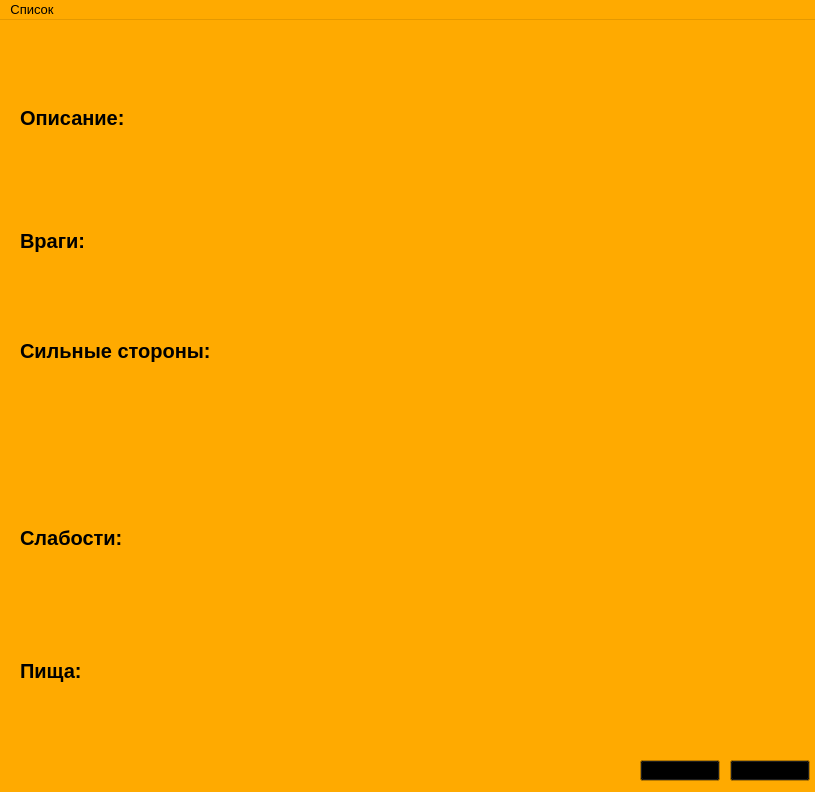
<?xml version="1.0" encoding="UTF-8"?>
<ui version="4.0">
 <class>MainWindow</class>
 <widget class="QMainWindow" name="MainWindow">
  <property name="geometry">
   <rect>
    <x>0</x>
    <y>0</y>
    <width>815</width>
    <height>792</height>
   </rect>
  </property>
  <property name="palette">
   <palette>
    <active>
     <colorrole role="WindowText">
      <brush brushstyle="SolidPattern">
       <color alpha="255">
        <red>0</red>
        <green>0</green>
        <blue>0</blue>
       </color>
      </brush>
     </colorrole>
     <colorrole role="Button">
      <brush brushstyle="SolidPattern">
       <color alpha="255">
        <red>0</red>
        <green>0</green>
        <blue>0</blue>
       </color>
      </brush>
     </colorrole>
     <colorrole role="Text">
      <brush brushstyle="SolidPattern">
       <color alpha="255">
        <red>0</red>
        <green>0</green>
        <blue>0</blue>
       </color>
      </brush>
     </colorrole>
     <colorrole role="ButtonText">
      <brush brushstyle="SolidPattern">
       <color alpha="255">
        <red>0</red>
        <green>0</green>
        <blue>0</blue>
       </color>
      </brush>
     </colorrole>
     <colorrole role="Base">
      <brush brushstyle="SolidPattern">
       <color alpha="255">
        <red>46</red>
        <green>47</green>
        <blue>48</blue>
       </color>
      </brush>
     </colorrole>
     <colorrole role="Window">
      <brush brushstyle="SolidPattern">
       <color alpha="255">
        <red>255</red>
        <green>170</green>
        <blue>0</blue>
       </color>
      </brush>
     </colorrole>
     <colorrole role="Highlight">
      <brush brushstyle="SolidPattern">
       <color alpha="255">
        <red>61</red>
        <green>61</green>
        <blue>61</blue>
       </color>
      </brush>
     </colorrole>
     <colorrole role="PlaceholderText">
      <brush brushstyle="SolidPattern">
       <color alpha="128">
        <red>0</red>
        <green>0</green>
        <blue>0</blue>
       </color>
      </brush>
     </colorrole>
    </active>
    <inactive>
     <colorrole role="WindowText">
      <brush brushstyle="SolidPattern">
       <color alpha="255">
        <red>0</red>
        <green>0</green>
        <blue>0</blue>
       </color>
      </brush>
     </colorrole>
     <colorrole role="Button">
      <brush brushstyle="SolidPattern">
       <color alpha="255">
        <red>0</red>
        <green>0</green>
        <blue>0</blue>
       </color>
      </brush>
     </colorrole>
     <colorrole role="Text">
      <brush brushstyle="SolidPattern">
       <color alpha="255">
        <red>0</red>
        <green>0</green>
        <blue>0</blue>
       </color>
      </brush>
     </colorrole>
     <colorrole role="ButtonText">
      <brush brushstyle="SolidPattern">
       <color alpha="255">
        <red>0</red>
        <green>0</green>
        <blue>0</blue>
       </color>
      </brush>
     </colorrole>
     <colorrole role="Base">
      <brush brushstyle="SolidPattern">
       <color alpha="255">
        <red>46</red>
        <green>47</green>
        <blue>48</blue>
       </color>
      </brush>
     </colorrole>
     <colorrole role="Window">
      <brush brushstyle="SolidPattern">
       <color alpha="255">
        <red>255</red>
        <green>170</green>
        <blue>0</blue>
       </color>
      </brush>
     </colorrole>
     <colorrole role="Highlight">
      <brush brushstyle="SolidPattern">
       <color alpha="255">
        <red>61</red>
        <green>61</green>
        <blue>61</blue>
       </color>
      </brush>
     </colorrole>
     <colorrole role="PlaceholderText">
      <brush brushstyle="SolidPattern">
       <color alpha="128">
        <red>0</red>
        <green>0</green>
        <blue>0</blue>
       </color>
      </brush>
     </colorrole>
    </inactive>
    <disabled>
     <colorrole role="WindowText">
      <brush brushstyle="SolidPattern">
       <color alpha="96">
        <red>164</red>
        <green>166</green>
        <blue>168</blue>
       </color>
      </brush>
     </colorrole>
     <colorrole role="Button">
      <brush brushstyle="SolidPattern">
       <color alpha="255">
        <red>0</red>
        <green>0</green>
        <blue>0</blue>
       </color>
      </brush>
     </colorrole>
     <colorrole role="Text">
      <brush brushstyle="SolidPattern">
       <color alpha="127">
        <red>255</red>
        <green>255</green>
        <blue>255</blue>
       </color>
      </brush>
     </colorrole>
     <colorrole role="ButtonText">
      <brush brushstyle="SolidPattern">
       <color alpha="127">
        <red>255</red>
        <green>255</green>
        <blue>255</blue>
       </color>
      </brush>
     </colorrole>
     <colorrole role="Base">
      <brush brushstyle="SolidPattern">
       <color alpha="255">
        <red>255</red>
        <green>170</green>
        <blue>0</blue>
       </color>
      </brush>
     </colorrole>
     <colorrole role="Window">
      <brush brushstyle="SolidPattern">
       <color alpha="255">
        <red>255</red>
        <green>170</green>
        <blue>0</blue>
       </color>
      </brush>
     </colorrole>
     <colorrole role="Highlight">
      <brush brushstyle="SolidPattern">
       <color alpha="255">
        <red>53</red>
        <green>53</green>
        <blue>53</blue>
       </color>
      </brush>
     </colorrole>
     <colorrole role="PlaceholderText">
      <brush brushstyle="SolidPattern">
       <color alpha="128">
        <red>231</red>
        <green>231</green>
        <blue>231</blue>
       </color>
      </brush>
     </colorrole>
    </disabled>
   </palette>
  </property>
  <property name="font">
   <font>
    <family>MS Shell Dlg 2</family>
    <pointsize>10</pointsize>
   </font>
  </property>
  <property name="windowTitle">
   <string>Славянский фольклор</string>
  </property>
  <widget class="QWidget" name="centralwidget">
   <widget class="QLabel" name="name">
    <property name="geometry">
     <rect>
      <x>250</x>
      <y>20</y>
      <width>261</width>
      <height>51</height>
     </rect>
    </property>
    <property name="palette">
     <palette>
      <active>
       <colorrole role="WindowText">
        <brush brushstyle="SolidPattern">
         <color alpha="255">
          <red>58</red>
          <green>58</green>
          <blue>58</blue>
         </color>
        </brush>
       </colorrole>
      </active>
      <inactive>
       <colorrole role="WindowText">
        <brush brushstyle="SolidPattern">
         <color alpha="255">
          <red>58</red>
          <green>58</green>
          <blue>58</blue>
         </color>
        </brush>
       </colorrole>
      </inactive>
      <disabled>
       <colorrole role="WindowText">
        <brush brushstyle="SolidPattern">
         <color alpha="96">
          <red>164</red>
          <green>166</green>
          <blue>168</blue>
         </color>
        </brush>
       </colorrole>
      </disabled>
     </palette>
    </property>
    <property name="font">
     <font>
      <family>MS Shell Dlg 2</family>
      <pointsize>30</pointsize>
      <weight>75</weight>
      <italic>false</italic>
      <bold>true</bold>
     </font>
    </property>
    <property name="text">
     <string/>
    </property>
    <property name="wordWrap">
     <bool>true</bool>
    </property>
   </widget>
   <widget class="QLabel" name="titleD">
    <property name="geometry">
     <rect>
      <x>20</x>
      <y>90</y>
      <width>151</width>
      <height>16</height>
     </rect>
    </property>
    <property name="font">
     <font>
      <family>MS Shell Dlg 2</family>
      <pointsize>15</pointsize>
      <weight>75</weight>
      <bold>true</bold>
     </font>
    </property>
    <property name="text">
     <string>Описание:</string>
    </property>
   </widget>
   <widget class="QLabel" name="titleE">
    <property name="geometry">
     <rect>
      <x>20</x>
      <y>205</y>
      <width>131</width>
      <height>31</height>
     </rect>
    </property>
    <property name="font">
     <font>
      <family>MS Shell Dlg 2</family>
      <pointsize>15</pointsize>
      <weight>75</weight>
      <bold>true</bold>
     </font>
    </property>
    <property name="text">
     <string>Враги:</string>
    </property>
   </widget>
   <widget class="QLabel" name="titleS">
    <property name="geometry">
     <rect>
      <x>20</x>
      <y>315</y>
      <width>201</width>
      <height>31</height>
     </rect>
    </property>
    <property name="font">
     <font>
      <family>MS Shell Dlg 2</family>
      <pointsize>15</pointsize>
      <weight>75</weight>
      <bold>true</bold>
     </font>
    </property>
    <property name="text">
     <string>Сильные стороны:</string>
    </property>
   </widget>
   <widget class="QLabel" name="titleW">
    <property name="geometry">
     <rect>
      <x>20</x>
      <y>510</y>
      <width>201</width>
      <height>16</height>
     </rect>
    </property>
    <property name="font">
     <font>
      <family>MS Shell Dlg 2</family>
      <pointsize>15</pointsize>
      <weight>75</weight>
      <bold>true</bold>
     </font>
    </property>
    <property name="text">
     <string>Слабости:</string>
    </property>
   </widget>
   <widget class="QLabel" name="titleF">
    <property name="geometry">
     <rect>
      <x>20</x>
      <y>635</y>
      <width>201</width>
      <height>31</height>
     </rect>
    </property>
    <property name="font">
     <font>
      <family>MS Shell Dlg 2</family>
      <pointsize>15</pointsize>
      <weight>75</weight>
      <bold>true</bold>
     </font>
    </property>
    <property name="text">
     <string>Пища:</string>
    </property>
   </widget>
   <widget class="QLabel" name="desc">
    <property name="geometry">
     <rect>
      <x>20</x>
      <y>110</y>
      <width>351</width>
      <height>101</height>
     </rect>
    </property>
    <property name="font">
     <font>
      <family>MS Shell Dlg 2</family>
      <pointsize>12</pointsize>
      <weight>50</weight>
      <bold>false</bold>
     </font>
    </property>
    <property name="text">
     <string/>
    </property>
    <property name="alignment">
     <set>Qt::AlignLeading|Qt::AlignLeft|Qt::AlignTop</set>
    </property>
    <property name="wordWrap">
     <bool>true</bool>
    </property>
   </widget>
   <widget class="QLabel" name="enem">
    <property name="geometry">
     <rect>
      <x>20</x>
      <y>240</y>
      <width>371</width>
      <height>81</height>
     </rect>
    </property>
    <property name="font">
     <font>
      <family>MS Shell Dlg 2</family>
      <pointsize>12</pointsize>
      <weight>50</weight>
      <bold>false</bold>
     </font>
    </property>
    <property name="toolTipDuration">
     <number>-7</number>
    </property>
    <property name="text">
     <string/>
    </property>
    <property name="alignment">
     <set>Qt::AlignLeading|Qt::AlignLeft|Qt::AlignTop</set>
    </property>
    <property name="wordWrap">
     <bool>true</bool>
    </property>
    <property name="openExternalLinks">
     <bool>false</bool>
    </property>
   </widget>
   <widget class="QLabel" name="streng">
    <property name="geometry">
     <rect>
      <x>20</x>
      <y>350</y>
      <width>421</width>
      <height>151</height>
     </rect>
    </property>
    <property name="font">
     <font>
      <family>MS Shell Dlg 2</family>
      <pointsize>12</pointsize>
      <weight>50</weight>
      <bold>false</bold>
     </font>
    </property>
    <property name="text">
     <string/>
    </property>
    <property name="alignment">
     <set>Qt::AlignLeading|Qt::AlignLeft|Qt::AlignTop</set>
    </property>
    <property name="wordWrap">
     <bool>true</bool>
    </property>
   </widget>
   <widget class="QLabel" name="week">
    <property name="geometry">
     <rect>
      <x>20</x>
      <y>530</y>
      <width>431</width>
      <height>111</height>
     </rect>
    </property>
    <property name="font">
     <font>
      <family>MS Shell Dlg 2</family>
      <pointsize>12</pointsize>
      <weight>50</weight>
      <bold>false</bold>
     </font>
    </property>
    <property name="text">
     <string/>
    </property>
    <property name="alignment">
     <set>Qt::AlignLeading|Qt::AlignLeft|Qt::AlignTop</set>
    </property>
    <property name="wordWrap">
     <bool>true</bool>
    </property>
   </widget>
   <widget class="QLabel" name="food">
    <property name="geometry">
     <rect>
      <x>20</x>
      <y>670</y>
      <width>451</width>
      <height>111</height>
     </rect>
    </property>
    <property name="font">
     <font>
      <family>MS Shell Dlg 2</family>
      <pointsize>12</pointsize>
      <weight>50</weight>
      <bold>false</bold>
     </font>
    </property>
    <property name="text">
     <string/>
    </property>
    <property name="alignment">
     <set>Qt::AlignLeading|Qt::AlignLeft|Qt::AlignTop</set>
    </property>
    <property name="wordWrap">
     <bool>true</bool>
    </property>
   </widget>
   <widget class="QLabel" name="pics">
    <property name="geometry">
     <rect>
      <x>410</x>
      <y>100</y>
      <width>371</width>
      <height>551</height>
     </rect>
    </property>
    <property name="palette">
     <palette>
      <active>
       <colorrole role="WindowText">
        <brush brushstyle="SolidPattern">
         <color alpha="255">
          <red>38</red>
          <green>38</green>
          <blue>38</blue>
         </color>
        </brush>
       </colorrole>
       <colorrole role="Base">
        <brush brushstyle="SolidPattern">
         <color alpha="255">
          <red>46</red>
          <green>47</green>
          <blue>48</blue>
         </color>
        </brush>
       </colorrole>
       <colorrole role="Window">
        <brush brushstyle="SolidPattern">
         <color alpha="255">
          <red>255</red>
          <green>255</green>
          <blue>255</blue>
         </color>
        </brush>
       </colorrole>
      </active>
      <inactive>
       <colorrole role="WindowText">
        <brush brushstyle="SolidPattern">
         <color alpha="255">
          <red>38</red>
          <green>38</green>
          <blue>38</blue>
         </color>
        </brush>
       </colorrole>
       <colorrole role="Base">
        <brush brushstyle="SolidPattern">
         <color alpha="255">
          <red>46</red>
          <green>47</green>
          <blue>48</blue>
         </color>
        </brush>
       </colorrole>
       <colorrole role="Window">
        <brush brushstyle="SolidPattern">
         <color alpha="255">
          <red>255</red>
          <green>255</green>
          <blue>255</blue>
         </color>
        </brush>
       </colorrole>
      </inactive>
      <disabled>
       <colorrole role="WindowText">
        <brush brushstyle="SolidPattern">
         <color alpha="96">
          <red>164</red>
          <green>166</green>
          <blue>168</blue>
         </color>
        </brush>
       </colorrole>
       <colorrole role="Base">
        <brush brushstyle="SolidPattern">
         <color alpha="255">
          <red>255</red>
          <green>255</green>
          <blue>255</blue>
         </color>
        </brush>
       </colorrole>
       <colorrole role="Window">
        <brush brushstyle="SolidPattern">
         <color alpha="255">
          <red>255</red>
          <green>255</green>
          <blue>255</blue>
         </color>
        </brush>
       </colorrole>
      </disabled>
     </palette>
    </property>
    <property name="font">
     <font>
      <family>Courier New</family>
      <pointsize>12</pointsize>
      <weight>50</weight>
      <bold>false</bold>
     </font>
    </property>
    <property name="text">
     <string/>
    </property>
   </widget>
   <widget class="QPushButton" name="pushButton_2">
    <property name="geometry">
     <rect>
      <x>730</x>
      <y>740</y>
      <width>80</width>
      <height>21</height>
     </rect>
    </property>
    <property name="text">
     <string>Вперёд</string>
    </property>
   </widget>
   <widget class="QPushButton" name="pushButton_3">
    <property name="geometry">
     <rect>
      <x>640</x>
      <y>740</y>
      <width>80</width>
      <height>21</height>
     </rect>
    </property>
    <property name="text">
     <string>Назад</string>
    </property>
   </widget>
  </widget>
  <widget class="QMenuBar" name="menubar">
   <property name="geometry">
    <rect>
     <x>0</x>
     <y>0</y>
     <width>815</width>
     <height>20</height>
    </rect>
   </property>
   <widget class="QMenu" name="menu">
    <property name="title">
     <string>Список</string>
    </property>
    <addaction name="action"/>
    <addaction name="separator"/>
    <addaction name="action_2"/>
    <addaction name="separator"/>
    <addaction name="action_4"/>
    <addaction name="separator"/>
    <addaction name="action_5"/>
    <addaction name="separator"/>
    <addaction name="action_7"/>
    <addaction name="separator"/>
    <addaction name="action_8"/>
    <addaction name="separator"/>
    <addaction name="action_9"/>
   </widget>
   <addaction name="menu"/>
  </widget>
  <action name="action">
   <property name="text">
    <string>Баба Яга</string>
   </property>
  </action>
  <action name="action_2">
   <property name="text">
    <string>Алконост</string>
   </property>
  </action>
  <action name="action_4">
   <property name="text">
    <string>Банник</string>
   </property>
  </action>
  <action name="action_5">
   <property name="text">
    <string>Богатыри</string>
   </property>
  </action>
  <action name="action_7">
   <property name="text">
    <string>Водяной</string>
   </property>
  </action>
  <action name="action_8">
   <property name="text">
    <string>Леший</string>
   </property>
  </action>
  <action name="action_9">
   <property name="text">
    <string>Кащей</string>
   </property>
  </action>
 </widget>
 <resources/>
 <connections/>
</ui>
